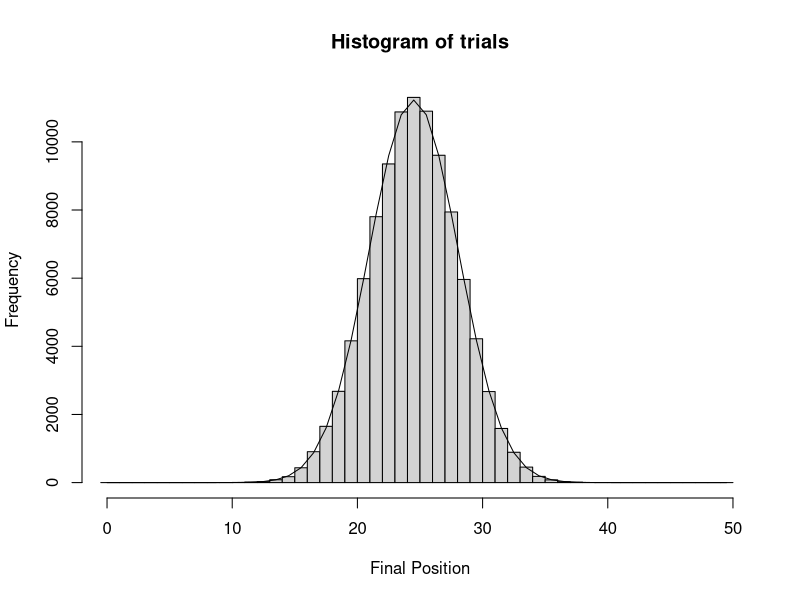

Recreate this plot in R.
## ---- chunk 1
# Define the parameters
require(plyr)
max_trials <- 100000
rows_of_pins <- 50
p <- 0.5

# Set up the graph of the binomial distribution
x <- 0:rows_of_pins
y <- dbinom(x, rows_of_pins, p)

# Run the Galton board simulation
galton <- matrix(runif(rows_of_pins*max_trials), ncol=rows_of_pins)
galton_logic <- (galton < p)
galton_movement <- mapvalues(galton_logic, c(TRUE, FALSE), c(1, 0))
trials <- rowSums(galton_movement)

# Plot the result
hist(trials, breaks=0:rows_of_pins, xlab='Final Position')
lines(x-0.5,y*max_trials)

